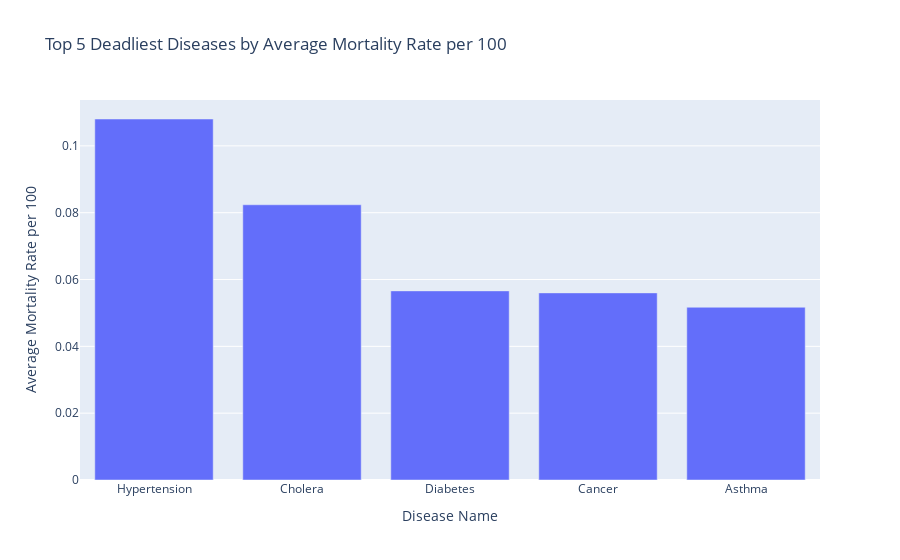

Source (notebook cell):
### Code cell
# Visualisation
fig = px.bar(q1_pandas, x='Disease Name', y='avg_mortality', title='Top 5 Deadliest Diseases by Average Mortality Rate per 100')
fig.update_layout(xaxis_title='Disease Name', yaxis_title='Average Mortality Rate per 100')
fig.show()

### Figure 1 — Plotly figure (JSON) as saved in the notebook; plotly's stock layout.template omitted (floating-point values rounded to 4 significant figures)
{"data": [{"hovertemplate": "Disease Name=%{x}<br>avg_mortality=%{y}<extra></extra>", "legendgroup": "", "marker": {"color": "#636efa", "pattern": {"shape": ""}}, "name": "", "orientation": "v", "showlegend": false, "textposition": "auto", "type": "bar", "x": ["Hypertension", "Cholera", "Diabetes", "Cancer", "Asthma"], "xaxis": "x", "y": [0.108, 0.08237, 0.0566, 0.056, 0.0517], "yaxis": "y"}], "layout": {"barmode": "relative", "legend": {"tracegroupgap": 0}, "title": {"text": "Top 5 Deadliest Diseases by Average Mortality Rate per 100"}, "xaxis": {"anchor": "y", "domain": [0, 1], "title": {"text": "Disease Name"}}, "yaxis": {"anchor": "x", "domain": [0, 1], "title": {"text": "Average Mortality Rate per 100"}}}}
